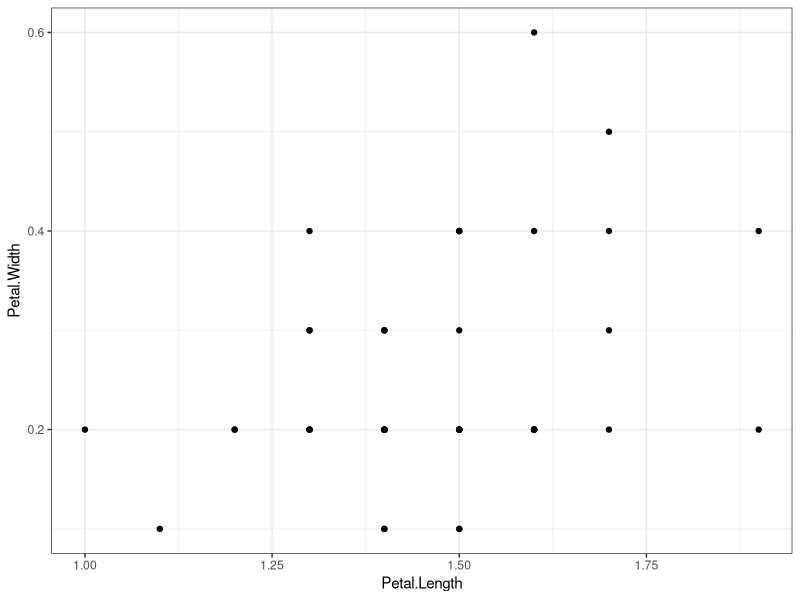
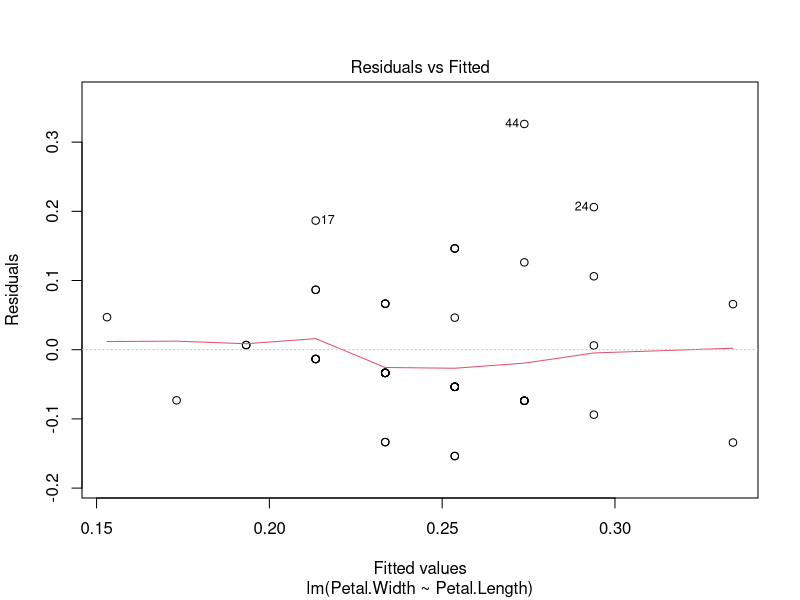
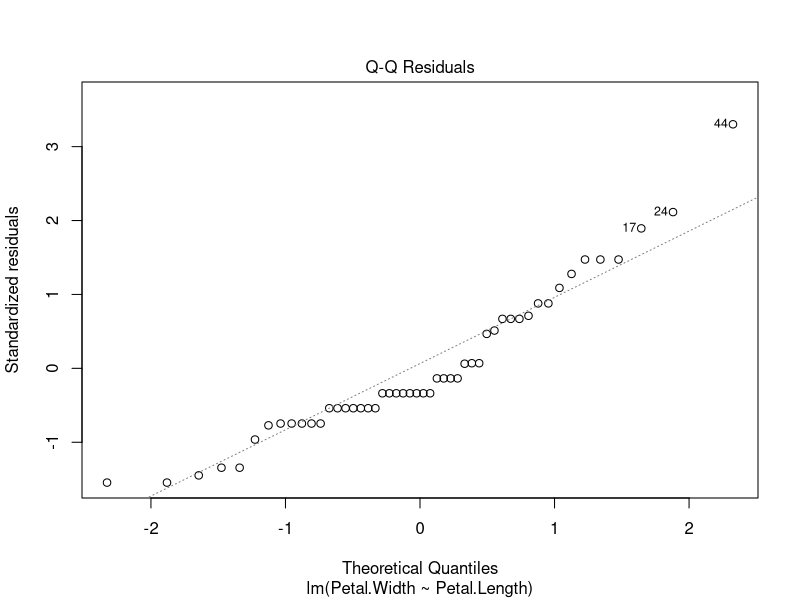
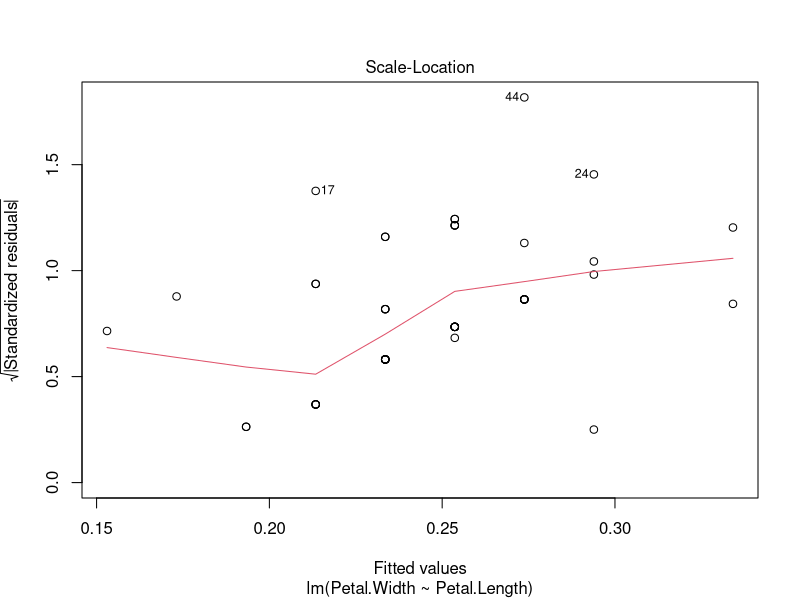
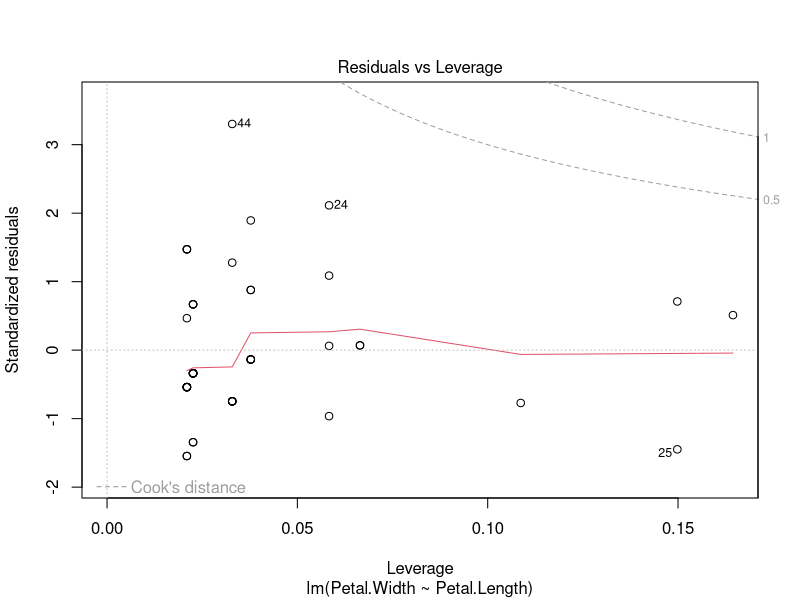
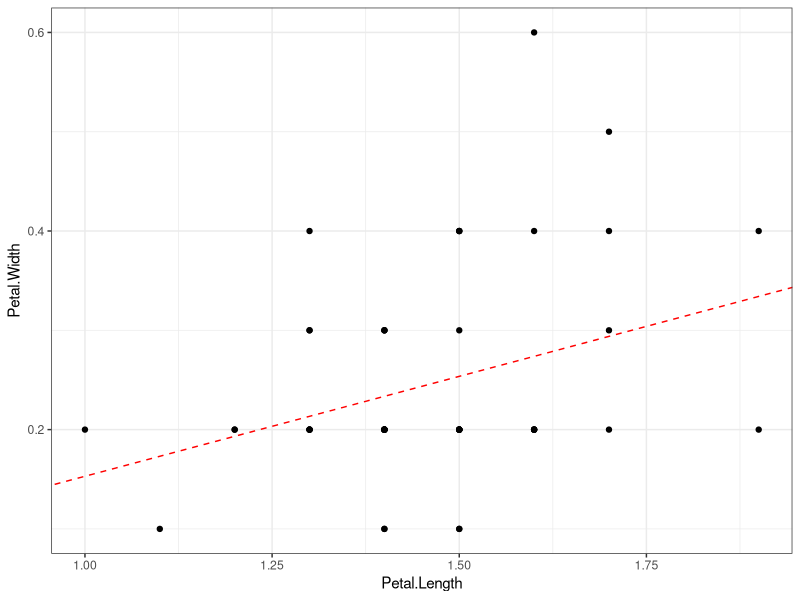

The R script that drew these images, in order: (Note: this script raises an error after producing the figures.)
## ---- chunk 1
knitr::opts_chunk$set(echo = TRUE)
library(tidyverse)
## ---- chunk 2
glimpse(iris)
## ---- chunk 3
ggplot(data=iris %>% filter(Species == "setosa"),
       aes(y=Petal.Width, x=Petal.Length)) +
  theme_bw() +
  geom_point()
## ---- chunk 4
iris.lms <- lm(Petal.Width ~ Petal.Length, 
               data=iris %>% filter(Species == "setosa"))

summary(iris.lms)
## ---- chunk 5
plot(iris.lms)
## ---- chunk 6
ggplot(data=iris %>% filter(Species == "setosa"),
       aes(y=Petal.Width, x=Petal.Length)) +
  theme_bw() +
  geom_point() +
  geom_abline(slope=0.20125, intercept=-0.04822, linetype=2, colour="#FF0000")
## ---- chunk 7
y = m * x + b
0.20125 * (1.8) + -0.04822
## ---- chunk 8
newvalues = data.frame(Petal.Length = c(1.1, 1.5, 1.25, 2))
iris.pred <- as.data.frame(predict(iris.lms, newvalues, interval="confidence"))
glimpse(iris.pred)
iris.pred$Petal.Length = newvalues$Petal.Length
## ---- chunk 9
ggplot(data=iris %>% filter(Species == "setosa"),
       aes(y=Petal.Width, x=Petal.Length)) +
  theme_bw() +
  geom_point() +
  geom_abline(slope=0.20125, intercept=-0.04822, linetype=2, colour="#FF0000") +
  geom_pointrange(data=iris.pred, aes(y=fit, ymin=lwr, ymax=upr,
                                      x=Petal.Length),
                  shape=1, colour="#0000FF")
## ---- chunk 10
iris.lmf <- lm(Petal.Width~Petal.Length * Species, data=iris)
iris.lmr <- lm(Petal.Width~Petal.Length + Species, data=iris)
summary(iris.lmf)
summary(iris.lmr)
anova(iris.lmf, iris.lmr)
## ---- chunk 11
ggplot(data=iris,
       aes(y=Petal.Width, x=Petal.Length, colour=Species)) +
  theme_bw() +
  geom_point() +
  geom_abline(slope=0.23039, intercept=-0.09083, colour="#FF0000") +
  geom_abline(slope=0.23039, intercept=-0.09083+0.43537, colour="#00FF00") +
  geom_abline(slope=0.23039, intercept=-0.09038+0.83771, colour="#0000FF")
## ---- chunk 12
newdata <- data.frame(Petal.Length = c(2.5, 2.75, 3.5),
                      Species = c("setosa", "versicolor", "virginica"))

pred <- as.data.frame(predict(iris.lmr, newdata, interval="confidence"))

iris.pred2 <- bind_cols(pred, newdata)
glimpse(iris.pred2)
## ---- chunk 13
ggplot(data=iris,
       aes(y=Petal.Width, x=Petal.Length, colour=Species)) +
  theme_bw() +
  geom_point() +
  geom_abline(slope=0.23039, intercept=-0.09083, colour="#FF0000") +
  geom_abline(slope=0.23039, intercept=-0.09083+0.43537, colour="#00FF00") +
  geom_abline(slope=0.23039, intercept=-0.09038+0.83771, colour="#0000FF") +
  geom_pointrange(data=iris.pred2,
  aes(y=fit, x=Petal.Length, 
  ymax=upr, ymin=lwr, colour=Species), shape=1)
